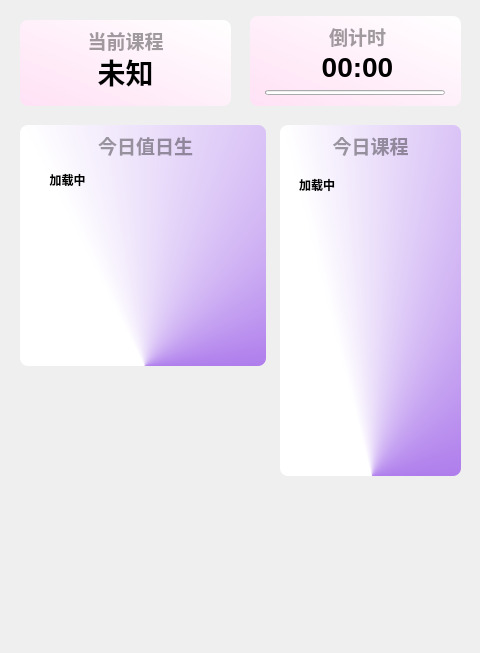
<?xml version="1.0" encoding="UTF-8"?>
<ui version="4.0">
 <class>From</class>
 <widget class="QWidget" name="From">
  <property name="geometry">
   <rect>
    <x>0</x>
    <y>0</y>
    <width>480</width>
    <height>653</height>
   </rect>
  </property>
  <property name="windowTitle">
   <string>Form</string>
  </property>
  <widget class="TitleLabel" name="lingyun_class">
   <property name="geometry">
    <rect>
     <x>20</x>
     <y>53</y>
     <width>211</width>
     <height>38</height>
    </rect>
   </property>
   <property name="font">
    <font>
     <family>Microsoft YaHei UI</family>
     <pointsize>21</pointsize>
     <weight>75</weight>
     <bold>true</bold>
    </font>
   </property>
   <property name="layoutDirection">
    <enum>Qt::LeftToRight</enum>
   </property>
   <property name="autoFillBackground">
    <bool>false</bool>
   </property>
   <property name="text">
    <string>未知</string>
   </property>
   <property name="alignment">
    <set>Qt::AlignCenter</set>
   </property>
  </widget>
  <widget class="SmoothScrollArea" name="sd_scroll">
   <property name="geometry">
    <rect>
     <x>280</x>
     <y>165</y>
     <width>181</width>
     <height>301</height>
    </rect>
   </property>
   <property name="styleSheet">
    <string notr="true">background: transparent; border: none</string>
   </property>
   <property name="widgetResizable">
    <bool>true</bool>
   </property>
   <widget class="QWidget" name="scrollAreaWidgetContents">
    <property name="geometry">
     <rect>
      <x>0</x>
      <y>0</y>
      <width>181</width>
      <height>301</height>
     </rect>
    </property>
    <layout class="QVBoxLayout" name="verticalLayout_9">
     <item>
      <layout class="QGridLayout" name="gridLayout">
       <property name="sizeConstraint">
        <enum>QLayout::SetNoConstraint</enum>
       </property>
       <property name="leftMargin">
        <number>2</number>
       </property>
       <property name="topMargin">
        <number>2</number>
       </property>
       <property name="rightMargin">
        <number>2</number>
       </property>
       <property name="bottomMargin">
        <number>2</number>
       </property>
       <property name="spacing">
        <number>2</number>
       </property>
       <item row="0" column="0">
        <widget class="StrongBodyLabel" name="class_ORD">
         <property name="maximumSize">
          <size>
           <width>75</width>
           <height>16777215</height>
          </size>
         </property>
         <property name="text">
          <string>&lt;html&gt;&lt;head/&gt;&lt;body&gt;&lt;p&gt;&lt;span style=&quot; font-weight:600;&quot;&gt;加载中&lt;/span&gt;&lt;/p&gt;&lt;/body&gt;&lt;/html&gt;</string>
         </property>
         <property name="alignment">
          <set>Qt::AlignHCenter|Qt::AlignTop</set>
         </property>
        </widget>
       </item>
       <item row="0" column="1">
        <widget class="VerticalSeparator" name="VerticalSeparator"/>
       </item>
       <item row="0" column="2">
        <widget class="StrongBodyLabel" name="class_widget">
         <property name="text">
          <string>&lt;html&gt;&lt;head/&gt;&lt;body&gt;&lt;p&gt;&lt;br/&gt;&lt;/p&gt;&lt;/body&gt;&lt;/html&gt;</string>
         </property>
         <property name="alignment">
          <set>Qt::AlignHCenter|Qt::AlignTop</set>
         </property>
        </widget>
       </item>
      </layout>
     </item>
    </layout>
   </widget>
  </widget>
  <widget class="QLabel" name="lingyun_background">
   <property name="geometry">
    <rect>
     <x>20</x>
     <y>20</y>
     <width>211</width>
     <height>86</height>
    </rect>
   </property>
   <property name="styleSheet">
    <string notr="true">background-color: qlineargradient(spread:pad, x1:0, y1:1, x2:1, y2:0, stop:0 rgba(255, 225, 245, 255), stop:1 rgba(255, 255, 255, 255));

border-radius: 8px</string>
   </property>
   <property name="text">
    <string/>
   </property>
   <property name="scaledContents">
    <bool>false</bool>
   </property>
  </widget>
  <widget class="QLabel" name="lingyun_Title">
   <property name="geometry">
    <rect>
     <x>20</x>
     <y>25</y>
     <width>211</width>
     <height>31</height>
    </rect>
   </property>
   <property name="font">
    <font>
     <family>Microsoft YaHei UI</family>
     <pointsize>14</pointsize>
     <weight>75</weight>
     <bold>true</bold>
    </font>
   </property>
   <property name="styleSheet">
    <string notr="true">color: rgba(0, 0, 0, 95);
font-weight: bold;</string>
   </property>
   <property name="text">
    <string>当前课程</string>
   </property>
   <property name="textFormat">
    <enum>Qt::PlainText</enum>
   </property>
   <property name="alignment">
    <set>Qt::AlignCenter</set>
   </property>
  </widget>
  <widget class="TitleLabel" name="lingyun_down">
   <property name="geometry">
    <rect>
     <x>252</x>
     <y>48</y>
     <width>211</width>
     <height>38</height>
    </rect>
   </property>
   <property name="font">
    <font>
     <family>Microsoft YaHei UI</family>
     <pointsize>21</pointsize>
     <weight>75</weight>
     <bold>true</bold>
    </font>
   </property>
   <property name="text">
    <string>00:00</string>
   </property>
   <property name="alignment">
    <set>Qt::AlignCenter</set>
   </property>
  </widget>
  <widget class="ProgressBar" name="lingyun_Bar">
   <property name="geometry">
    <rect>
     <x>265</x>
     <y>90</y>
     <width>180</width>
     <height>5</height>
    </rect>
   </property>
   <property name="minimumSize">
    <size>
     <width>0</width>
     <height>5</height>
    </size>
   </property>
   <property name="maximumSize">
    <size>
     <width>16777215</width>
     <height>6</height>
    </size>
   </property>
   <property name="styleSheet">
    <string notr="true"/>
   </property>
   <property name="orientation">
    <enum>Qt::Horizontal</enum>
   </property>
   <property name="useAni">
    <bool>true</bool>
   </property>
   <property name="val">
    <double>0.000000000000000</double>
   </property>
  </widget>
  <widget class="QLabel" name="todayclass_background">
   <property name="geometry">
    <rect>
     <x>280</x>
     <y>125</y>
     <width>181</width>
     <height>351</height>
    </rect>
   </property>
   <property name="styleSheet">
    <string notr="true">background-color: qconicalgradient(cx:0.506, cy:1, angle:202.5, stop:0.255682 rgba(129, 52, 225, 255), stop:0.761364 rgba(255, 255, 255, 255));
border-radius: 8px</string>
   </property>
   <property name="text">
    <string/>
   </property>
  </widget>
  <widget class="QLabel" name="todayclass_Title">
   <property name="geometry">
    <rect>
     <x>280</x>
     <y>130</y>
     <width>181</width>
     <height>31</height>
    </rect>
   </property>
   <property name="font">
    <font>
     <family>Microsoft YaHei UI</family>
     <pointsize>14</pointsize>
     <weight>75</weight>
     <bold>true</bold>
    </font>
   </property>
   <property name="styleSheet">
    <string notr="true">color: rgba(0, 0, 0, 95);
font-weight: bold;</string>
   </property>
   <property name="text">
    <string>今日课程</string>
   </property>
   <property name="textFormat">
    <enum>Qt::PlainText</enum>
   </property>
   <property name="alignment">
    <set>Qt::AlignCenter</set>
   </property>
  </widget>
  <widget class="QLabel" name="lingyun_background_2">
   <property name="geometry">
    <rect>
     <x>250</x>
     <y>16</y>
     <width>211</width>
     <height>90</height>
    </rect>
   </property>
   <property name="styleSheet">
    <string notr="true">background-color: qlineargradient(spread:pad, x1:0, y1:1, x2:1, y2:0, stop:0 rgba(255, 225, 245, 255), stop:1 rgba(255, 255, 255, 255));

border-radius: 8px</string>
   </property>
   <property name="text">
    <string/>
   </property>
  </widget>
  <widget class="QLabel" name="lingyun_Title_2">
   <property name="geometry">
    <rect>
     <x>252</x>
     <y>21</y>
     <width>211</width>
     <height>31</height>
    </rect>
   </property>
   <property name="font">
    <font>
     <family>Microsoft YaHei UI</family>
     <pointsize>14</pointsize>
     <weight>75</weight>
     <bold>true</bold>
    </font>
   </property>
   <property name="styleSheet">
    <string notr="true">color: rgba(0, 0, 0, 95);
font-weight: bold;</string>
   </property>
   <property name="text">
    <string>倒计时</string>
   </property>
   <property name="textFormat">
    <enum>Qt::PlainText</enum>
   </property>
   <property name="alignment">
    <set>Qt::AlignCenter</set>
   </property>
  </widget>
  <widget class="SmoothScrollArea" name="sd_scroll_2">
   <property name="geometry">
    <rect>
     <x>20</x>
     <y>160</y>
     <width>246</width>
     <height>201</height>
    </rect>
   </property>
   <property name="styleSheet">
    <string notr="true">background: transparent; border: none</string>
   </property>
   <property name="widgetResizable">
    <bool>true</bool>
   </property>
   <widget class="QWidget" name="scrollAreaWidgetContents_2">
    <property name="geometry">
     <rect>
      <x>0</x>
      <y>0</y>
      <width>246</width>
      <height>201</height>
     </rect>
    </property>
    <layout class="QVBoxLayout" name="verticalLayout_10">
     <item>
      <layout class="QGridLayout" name="gridLayout_2">
       <property name="sizeConstraint">
        <enum>QLayout::SetNoConstraint</enum>
       </property>
       <property name="leftMargin">
        <number>2</number>
       </property>
       <property name="topMargin">
        <number>2</number>
       </property>
       <property name="rightMargin">
        <number>2</number>
       </property>
       <property name="bottomMargin">
        <number>2</number>
       </property>
       <property name="spacing">
        <number>2</number>
       </property>
       <item row="0" column="0">
        <widget class="StrongBodyLabel" name="duty_project_widget">
         <property name="maximumSize">
          <size>
           <width>95</width>
           <height>16777215</height>
          </size>
         </property>
         <property name="text">
          <string>&lt;html&gt;&lt;head/&gt;&lt;body&gt;&lt;p&gt;&lt;span style=&quot; font-weight:600;&quot;&gt;加载中&lt;/span&gt;&lt;/p&gt;&lt;/body&gt;&lt;/html&gt;</string>
         </property>
         <property name="alignment">
          <set>Qt::AlignHCenter|Qt::AlignTop</set>
         </property>
        </widget>
       </item>
       <item row="0" column="1">
        <widget class="VerticalSeparator" name="VerticalSeparator_2"/>
       </item>
       <item row="0" column="2">
        <widget class="StrongBodyLabel" name="duty_name_widget">
         <property name="text">
          <string>&lt;html&gt;&lt;head/&gt;&lt;body&gt;&lt;p&gt;&lt;br/&gt;&lt;/p&gt;&lt;/body&gt;&lt;/html&gt;</string>
         </property>
         <property name="alignment">
          <set>Qt::AlignHCenter|Qt::AlignTop</set>
         </property>
        </widget>
       </item>
      </layout>
     </item>
    </layout>
   </widget>
  </widget>
  <widget class="QLabel" name="duty_Title">
   <property name="geometry">
    <rect>
     <x>20</x>
     <y>130</y>
     <width>251</width>
     <height>31</height>
    </rect>
   </property>
   <property name="font">
    <font>
     <family>Microsoft YaHei UI</family>
     <pointsize>14</pointsize>
     <weight>75</weight>
     <bold>true</bold>
    </font>
   </property>
   <property name="styleSheet">
    <string notr="true">color: rgba(0, 0, 0, 95);
font-weight: bold;</string>
   </property>
   <property name="text">
    <string>今日值日生</string>
   </property>
   <property name="textFormat">
    <enum>Qt::PlainText</enum>
   </property>
   <property name="alignment">
    <set>Qt::AlignCenter</set>
   </property>
  </widget>
  <widget class="QLabel" name="duty_background">
   <property name="geometry">
    <rect>
     <x>20</x>
     <y>125</y>
     <width>246</width>
     <height>241</height>
    </rect>
   </property>
   <property name="styleSheet">
    <string notr="true">background-color: qconicalgradient(cx:0.506, cy:1, angle:202.5, stop:0.255682 rgba(129, 52, 225, 255), stop:0.761364 rgba(255, 255, 255, 255));
border-radius: 8px</string>
   </property>
   <property name="text">
    <string/>
   </property>
  </widget>
  <zorder>duty_background</zorder>
  <zorder>todayclass_background</zorder>
  <zorder>lingyun_background</zorder>
  <zorder>lingyun_Title</zorder>
  <zorder>lingyun_class</zorder>
  <zorder>sd_scroll</zorder>
  <zorder>todayclass_Title</zorder>
  <zorder>lingyun_background_2</zorder>
  <zorder>lingyun_down</zorder>
  <zorder>lingyun_Title_2</zorder>
  <zorder>lingyun_Bar</zorder>
  <zorder>sd_scroll_2</zorder>
  <zorder>duty_Title</zorder>
 </widget>
 <customwidgets>
  <customwidget>
   <class>VerticalSeparator</class>
   <extends>QWidget</extends>
   <header>qfluentwidgets</header>
  </customwidget>
  <customwidget>
   <class>SmoothScrollArea</class>
   <extends>QScrollArea</extends>
   <header>qfluentwidgets</header>
   <container>1</container>
  </customwidget>
  <customwidget>
   <class>StrongBodyLabel</class>
   <extends>QLabel</extends>
   <header>qfluentwidgets</header>
  </customwidget>
  <customwidget>
   <class>TitleLabel</class>
   <extends>QLabel</extends>
   <header>qfluentwidgets</header>
  </customwidget>
  <customwidget>
   <class>ProgressBar</class>
   <extends>QProgressBar</extends>
   <header>qfluentwidgets</header>
  </customwidget>
 </customwidgets>
 <resources/>
 <connections/>
</ui>
